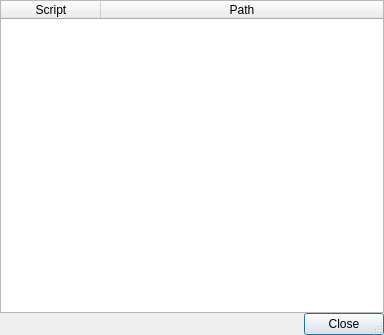
<?xml version="1.0" encoding="UTF-8"?>
<ui version="4.0">
 <class>ScriptListViewer</class>
 <widget class="QDialog" name="ScriptListViewer">
  <property name="geometry">
   <rect>
    <x>0</x>
    <y>0</y>
    <width>384</width>
    <height>335</height>
   </rect>
  </property>
  <property name="windowTitle">
   <string>Dialog</string>
  </property>
  <property name="sizeGripEnabled">
   <bool>true</bool>
  </property>
  <layout class="QVBoxLayout" name="verticalLayout">
   <property name="spacing">
    <number>0</number>
   </property>
   <property name="leftMargin">
    <number>0</number>
   </property>
   <property name="topMargin">
    <number>0</number>
   </property>
   <property name="rightMargin">
    <number>0</number>
   </property>
   <property name="bottomMargin">
    <number>0</number>
   </property>
   <item>
    <widget class="QTableWidget" name="scriptsTable">
     <property name="contextMenuPolicy">
      <enum>Qt::ContextMenuPolicy::CustomContextMenu</enum>
     </property>
     <property name="midLineWidth">
      <number>0</number>
     </property>
     <property name="editTriggers">
      <set>QAbstractItemView::EditTrigger::NoEditTriggers</set>
     </property>
     <property name="dragDropOverwriteMode">
      <bool>false</bool>
     </property>
     <property name="alternatingRowColors">
      <bool>true</bool>
     </property>
     <property name="selectionMode">
      <enum>QAbstractItemView::SelectionMode::SingleSelection</enum>
     </property>
     <property name="showGrid">
      <bool>false</bool>
     </property>
     <property name="wordWrap">
      <bool>false</bool>
     </property>
     <property name="columnCount">
      <number>2</number>
     </property>
     <attribute name="horizontalHeaderStretchLastSection">
      <bool>true</bool>
     </attribute>
     <column>
      <property name="text">
       <string>Script</string>
      </property>
     </column>
     <column>
      <property name="text">
       <string>Path</string>
      </property>
     </column>
    </widget>
   </item>
   <item>
    <widget class="QDialogButtonBox" name="buttonBox">
     <property name="orientation">
      <enum>Qt::Orientation::Horizontal</enum>
     </property>
     <property name="standardButtons">
      <set>QDialogButtonBox::StandardButton::Close</set>
     </property>
    </widget>
   </item>
  </layout>
 </widget>
 <resources/>
 <connections>
  <connection>
   <sender>buttonBox</sender>
   <signal>accepted()</signal>
   <receiver>ScriptListViewer</receiver>
   <slot>accept()</slot>
   <hints>
    <hint type="sourcelabel">
     <x>248</x>
     <y>254</y>
    </hint>
    <hint type="destinationlabel">
     <x>157</x>
     <y>274</y>
    </hint>
   </hints>
  </connection>
  <connection>
   <sender>buttonBox</sender>
   <signal>rejected()</signal>
   <receiver>ScriptListViewer</receiver>
   <slot>reject()</slot>
   <hints>
    <hint type="sourcelabel">
     <x>316</x>
     <y>260</y>
    </hint>
    <hint type="destinationlabel">
     <x>286</x>
     <y>274</y>
    </hint>
   </hints>
  </connection>
 </connections>
</ui>
